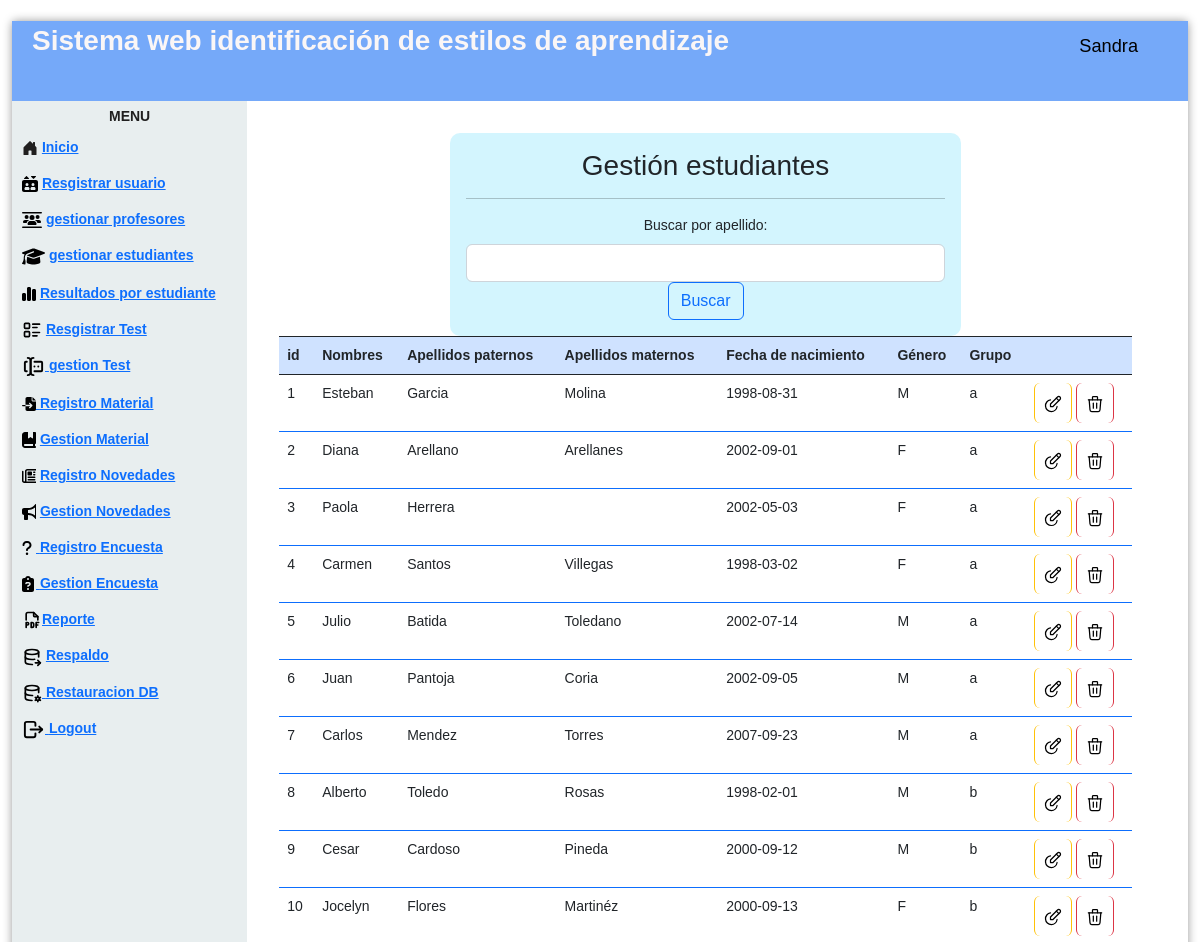
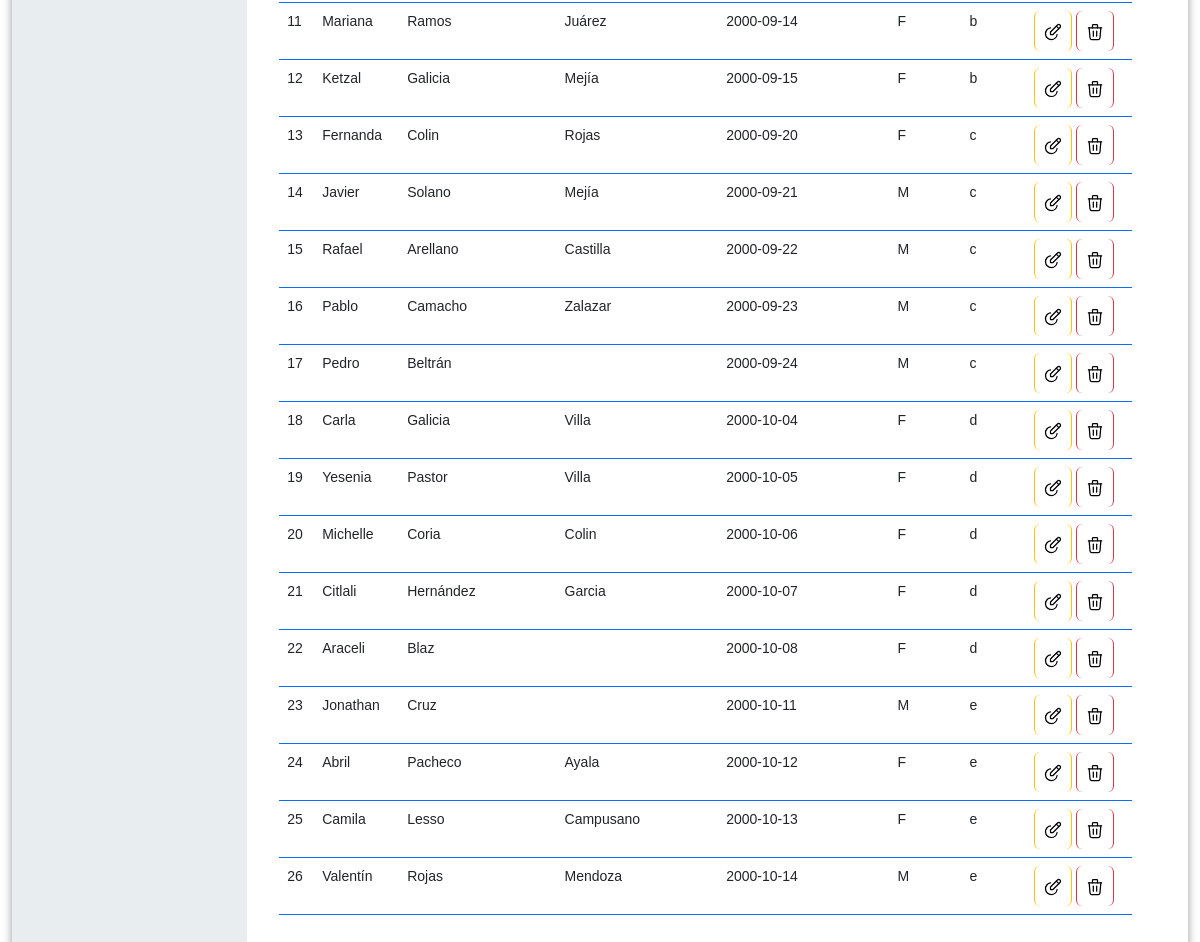
Page /gestionEs.php (signed in) on the committed database (2 pictures, top to bottom).
### tables this page shows
CREATE TABLE `estudiante` (
  `idEstudiante` int(11) NOT NULL,
  `nombre` varchar(45) NOT NULL,
  `apellidoPaterno` varchar(45) NOT NULL,
  `apellidoMaterno` varchar(45) DEFAULT NULL,
  `fechaNaci` date NOT NULL,
  `genero` varchar(5) NOT NULL,
  `correo` varchar(45) NOT NULL,
  `contraseña` varchar(100) NOT NULL,
  `grupo` varchar(1) NOT NULL
);

### gestionEs.php (the view, shortened to what this page needs)
<?php
   include "controlador/eliminarE.php";
   ?>
<!DOCTYPE html>
<html lang="en">
   <head>
      <link href="https://cdn.jsdelivr.net/npm/bootstrap@5.2.2/dist/css/bootstrap.min.css" rel="stylesheet">
      <link href='css/nav.css' rel='stylesheet' type='text/css'>
      <link href='css/formulario.css' rel='stylesheet' type='text/css'>
   </head>
   <body>
      <div class="page">
         <div class="pageHeader">
            <div class="title">Sistema web identificación de estilos de aprendizaje</div>
            <div class="userPanel"><span class="username" style="color:#000000";><i class="fa-solid fa-user-large"></i></svg>
               <?php   echo  $_SESSION["nombre"];
                  ?></span>
            </div>
         </div>
         <div class="main">
            <div class="nav">
               <div class="menu">
                  <div class="title">
                     <center>Menu</center>
                  </div>
                  <ul>
                     <li>
                        <a href="controlador/loginrol.php"> Inicio
                        <a>
                     </li>
                     <li>
                     <a href="registroUs.php"> Resgistrar usuario<a></li>
                     <li>
                     <a href="gestionPr.php">gestionar profesores<a></li>
                     <li>
                     <a href="gestionEs.php"> gestionar estudiantes<a></li>
                     <li>
                     <a href="estudiantesGraficas.php">Resultados por estudiante<a></li>
                     <li>   <a href="registroPregunta.php"> Resgistrar Test<a></li>
                     <li><a href="gestionPreguntas.php"> gestion Test<a></li>
                     <li>
                     <a href="registroMaterial.php">   Registro Material<a>
                     </li>
                     <li> <a href="gestionMaterial.php">  Gestion Material<a> </li>
                     <li> <a href="registroNovedadAdmin.php"> Registro Novedades<a></li>
                     <li> <a href="gestionNovedadesAdmin.php"> Gestion Novedades<a></li>
                     <li><a href="registroEncuestaA.php"> Registro Encuesta<a></li>
                     <li><a href="gestionEncuestaA.php"> Gestion Encuesta<a></li>
                     <li><a href="formularioReporteA.php">Reporte<a></li>
                     <li> <a href="generaR.php"> Respaldo<a></li>
                     <li><a href="respaldo"> Restauracion DB<a></li>
                     <li><a href="controlador/cerrarsesion.php"> Logout<a></li>
                  </ul>
               </div>
            </div>
            <div class="view col-12 p-3 ">
            <div class="container-fluid row">
            <div class="col-12 p-3">
            <form action="" method="get" class="col-10 p-3 m-auto formulario">
            <h3>Gestión estudiantes</h3>
            <hr    color="#000000";>
            <label for="buscarNombre" class="form-label">Buscar por apellido:</label>
            <input type="text" class="form-control" id="buscarNombre" name="buscarNombre">
            <button type="submit" class="btn btn-outline-primary">Buscar</button>
            </form>
            <?php
               include "modelo/conexion.php";
               $filtroNombre = isset($_GET['buscarNombre']) ? $_GET['buscarNombre'] : '';
               if (!empty($filtroNombre)) {
                 $sql = $conexion->query("SELECT * FROM estudiante WHERE apellidoPaterno LIKE '%$filtroNombre%'");
               } else {
                 $sql = $conexion->query("SELECT * FROM estudiante");
               }
               ?>
            <table class="table">
            <thead class="table bg-light text-dark table-striped table-bordered border-dark table-primary">
            <tr>
            <th scope="col">id</th>
            <th scope="col">Nombres</th>
            <th scope="col">Apellidos paternos</th>
            <th scope="col">Apellidos maternos</th>
            <th scope="col">Fecha de nacimiento</th>
            <th scope="col">Género</th>
            <th scope="col">Grupo</th>
            <th scope="col"></th>
            </tr>
            </thead>
            <tbody class="table table table-striped table-hover table-bordered border-primary">
            <?php
               while($datos=$sql->fetch_object()){?>
            <tr>
            <td><?= $datos->idEstudiante ?></td>
            <td><?= $datos->nombre ?></td>
            <td><?= $datos->apellidoPaterno ?></td>
            <td><?= $datos->apellidoMaterno ?></td>
            <td><?= $datos->fechaNaci ?></td>
            <td><?= $datos->genero ?></td>
            <td><?= $datos->grupo ?></td>
            <td>
            <a href="modificacionE.php?id=<?= $datos->idEstudiante ?>" class="btn btn-small btn-warning">
            </a>
            <a onclick="return eliminar()" href="gestionEs.php?id=<?= $datos->idEstudiante ?>"  class="btn btn-small btn-danger" >
            </a>
            </td>
            </tr>
            <?php }
               ?>
            </tbody>
            </table>
            </div>
            </div>
            </div>
         </div>
      </div>
   </body>
</html>

### css/nav.css (style rules this page uses)
html { background-image: url(http://www.ultraimg.com/images/2UeGfhZ.jpg); }
body { padding: 0px; margin: 0px; font-family: "Open Sans"; font-size: 14px; }
.page { position: absolute; width: 98%; height: 98%; left: 1%; top: 1%; background-color: rgba(255, 255, 255, 0.7); -moz-border-radius: 4px; -webkit-border-radius: 4px; border-radius: 4px; -moz-box-shadow: 0 0 10px 0 rgba(0, 0, 0, 0.4); -webkit-box-shadow: 0 0 10px 0 rgba(0, 0, 0, 0.4); box-shadow: 0 0 10px 0 rgba(0, 0, 0, 0.4); }
.pageHeader { width: 100%; height: 80px; line-height: 50px; background-color: #75a9f9; color: rgb(250, 246, 246); -moz-box-sizing: border-box; -webkit-box-sizing: border-box; box-sizing: border-box; padding: 5px 20px; vertical-align: middle; }
.pageHeader .title { width: 70%; float: left; line-height: 30px; font-size: 2em; font-weight: 700; }
.pageHeader .userPanel { width: 30%; float: right; }
.pageHeader .userPanel .username { float: right; line-height: 40px; padding: 0px 20px; font-weight: 400; font-size: 1.3em; color:#201f1f; }
.main { position: relative; width: 100%; height: 100%; clear: both; background-color: white; }
.main .nav { width: 20%; height: 100%; float: left; background-color: rgba(227, 234, 235, 0.8); }
.main .nav .menu { width: 100%; margin: 5px; color: #201f1f; }
.main .nav .menu .title { font-weight: 700; font-size: 1em; text-transform: uppercase; }
.main .nav .menu ul { padding-left: 0px; }
.main .nav .menu ul li { cursor: pointer; list-style: none; margin: 5px 0px; padding: 5px 0px; font-weight: 600; margin-right: 10px; padding-left: 5px; -moz-border-radius: 4px; -webkit-border-radius: 4px; border-radius: 4px; transition: 0.25s all; }
.main .view { position: relative; overflow: hidden; }
.main .view ,img { float: right; padding-top: 3%; width: 80%; }
.view ,table { align-items: center; }

### css/formulario.css (style rules this page uses)
* { transition: .4s; box-sizing: border-box; font-family: 'arial'; }
body { background: rgba(255, 255, 255, 0.8); }
.formulario { width: 60%; margin: auto; text-align: center; background: #4dd7fa3f; padding-top: 30px; border-radius: 10px; }

### rows in the picture
estudiante: idEstudiante "1", nombre "Esteban", apellidoPaterno "Garcia", apellidoMaterno "Molina", fechaNaci "1998-08-31", genero "M", grupo "a"
estudiante: idEstudiante "2", nombre "Diana", apellidoPaterno "Arellano", apellidoMaterno "Arellanes", fechaNaci "2002-09-01", genero "F", grupo "a"
estudiante: idEstudiante "3", nombre "Paola", apellidoPaterno "Herrera", fechaNaci "2002-05-03", genero "F", grupo "a"
estudiante: idEstudiante "4", nombre "Carmen", apellidoPaterno "Santos", apellidoMaterno "Villegas", fechaNaci "1998-03-02", genero "F", grupo "a"
estudiante: idEstudiante "5", nombre "Julio", apellidoPaterno "Batida", apellidoMaterno "Toledano", fechaNaci "2002-07-14", genero "M", grupo "a"
estudiante: idEstudiante "6", nombre "Juan", apellidoPaterno "Pantoja", apellidoMaterno "Coria", fechaNaci "2002-09-05", genero "M", grupo "a"
estudiante: idEstudiante "7", nombre "Carlos", apellidoPaterno "Mendez", apellidoMaterno "Torres", fechaNaci "2007-09-23", genero "M", grupo "a"
estudiante: idEstudiante "8", nombre "Alberto", apellidoPaterno "Toledo", apellidoMaterno "Rosas", fechaNaci "1998-02-01", genero "M", grupo "b"
estudiante: idEstudiante "9", nombre "Cesar", apellidoPaterno "Cardoso", apellidoMaterno "Pineda", fechaNaci "2000-09-12", genero "M", grupo "b"
estudiante: idEstudiante "10", nombre "Jocelyn", apellidoPaterno "Flores", apellidoMaterno "Martinéz", fechaNaci "2000-09-13", genero "F", grupo "b"
estudiante: idEstudiante "11", nombre "Mariana", apellidoPaterno "Ramos", apellidoMaterno "Juárez", fechaNaci "2000-09-14", genero "F", grupo "b"
estudiante: idEstudiante "12", nombre "Ketzal", apellidoPaterno "Galicia", apellidoMaterno "Mejía", fechaNaci "2000-09-15", genero "F", grupo "b"
estudiante: idEstudiante "13", nombre "Fernanda", apellidoPaterno "Colin", apellidoMaterno "Rojas", fechaNaci "2000-09-20", genero "F", grupo "c"
estudiante: idEstudiante "14", nombre "Javier", apellidoPaterno "Solano", apellidoMaterno "Mejía", fechaNaci "2000-09-21", genero "M", grupo "c"
estudiante: idEstudiante "15", nombre "Rafael", apellidoPaterno "Arellano", apellidoMaterno "Castilla", fechaNaci "2000-09-22", genero "M", grupo "c"
estudiante: idEstudiante "16", nombre "Pablo", apellidoPaterno "Camacho", apellidoMaterno "Zalazar", fechaNaci "2000-09-23", genero "M", grupo "c"
estudiante: idEstudiante "17", nombre "Pedro", apellidoPaterno "Beltrán", fechaNaci "2000-09-24", genero "M", grupo "c"
estudiante: idEstudiante "18", nombre "Carla", apellidoPaterno "Galicia", apellidoMaterno "Villa", fechaNaci "2000-10-04", genero "F", grupo "d"
estudiante: idEstudiante "19", nombre "Yesenia", apellidoPaterno "Pastor", apellidoMaterno "Villa", fechaNaci "2000-10-05", genero "F", grupo "d"
estudiante: idEstudiante "20", nombre "Michelle", apellidoPaterno "Coria", apellidoMaterno "Colin", fechaNaci "2000-10-06", genero "F", grupo "d"
estudiante: idEstudiante "21", nombre "Citlali", apellidoPaterno "Hernández", apellidoMaterno "Garcia", fechaNaci "2000-10-07", genero "F", grupo "d"
estudiante: idEstudiante "22", nombre "Araceli", apellidoPaterno "Blaz", fechaNaci "2000-10-08", genero "F", grupo "d"
estudiante: idEstudiante "23", nombre "Jonathan", apellidoPaterno "Cruz", fechaNaci "2000-10-11", genero "M", grupo "e"
estudiante: idEstudiante "24", nombre "Abril", apellidoPaterno "Pacheco", apellidoMaterno "Ayala", fechaNaci "2000-10-12", genero "F", grupo "e"
estudiante: idEstudiante "25", nombre "Camila", apellidoPaterno "Lesso", apellidoMaterno "Campusano", fechaNaci "2000-10-13", genero "F", grupo "e"
estudiante: idEstudiante "26", nombre "Valentín", apellidoPaterno "Rojas", apellidoMaterno "Mendoza", fechaNaci "2000-10-14", genero "M", grupo "e"

### other values in the picture
$_SESSION["nombre"] "Sandra"
